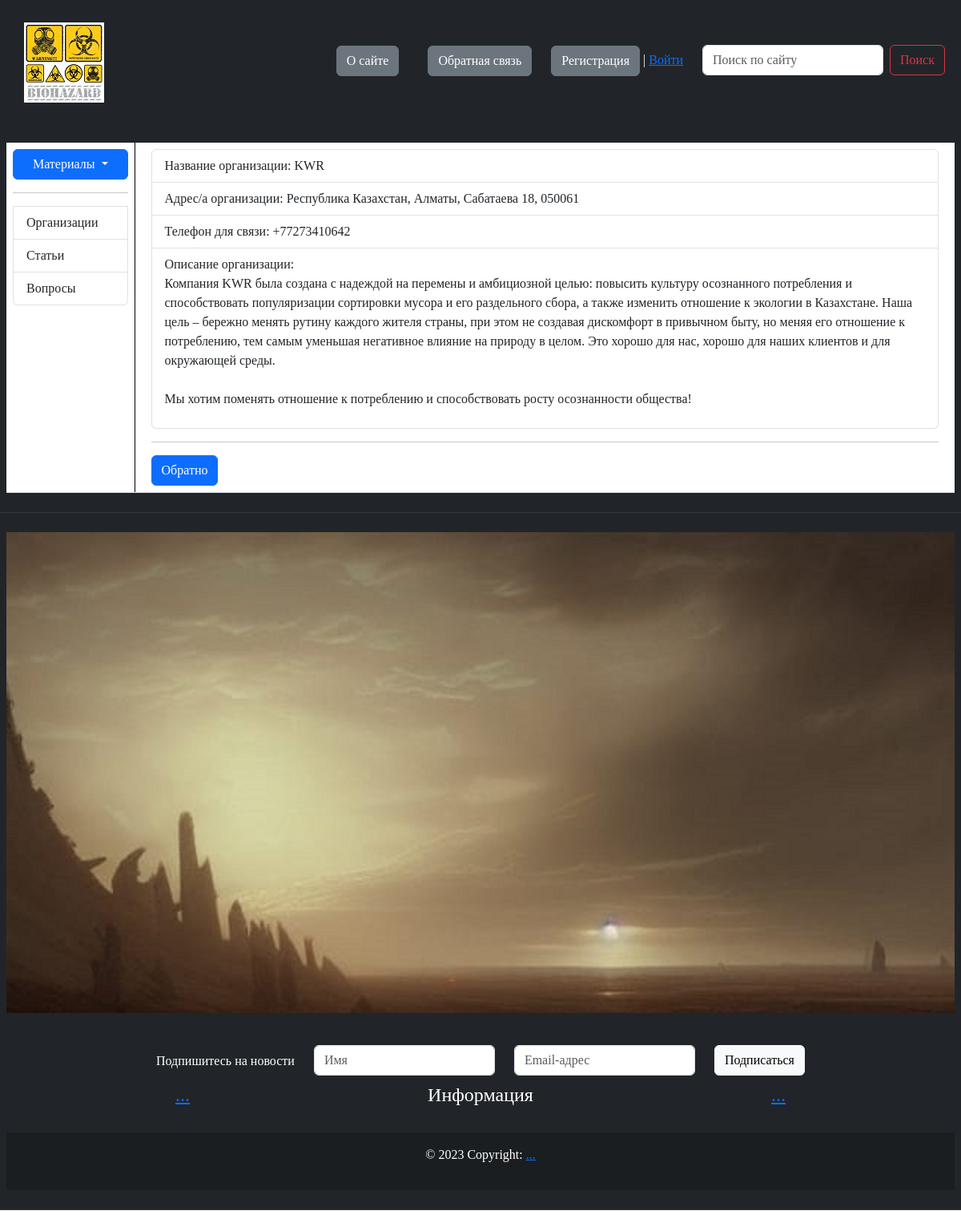
The app's page /show_organization/kwr/ with its own data.
### trash_app/models.py (models this page shows, shortened)
class Organizations(models.Model):
    material = models.ManyToManyField(
        TrashMaterial,
        related_name="material_in_organization",
        verbose_name="Материалы",
    )
    organization_name = models.CharField(
        max_length=100, verbose_name="Название организации"
    )
    organization_description = HTMLField()
    slug = models.SlugField(
        max_length=100, unique=True, db_index=True, verbose_name="URL"
    )
    address = models.CharField(max_length=150, verbose_name="Адрес организации")
    telephone_number_validator = RegexValidator(
        regex=r"^\+?1?\d{9,15}$",
        message="Телефонный номер должен быть введён в формате: '+999999999'. Допускается до 15 цифр.",
    )
    telephone_number = models.CharField(
        validators=[telephone_number_validator],
        max_length=16,
        unique=True,
        verbose_name="Телефонный номер",
    )
    web_address = models.URLField("Адрес сайта", blank=True)
    views = models.ManyToManyField(
        "map_app.ClientsIpAddresses",
        related_name="question_views",
        blank=True,
        verbose_name="Ip-адреса просмотревших",
    )
    active = models.BooleanField(
        default=False, verbose_name="Статус организации (активна или нет)"
    )
    class Meta:
        verbose_name = "Организация"
        verbose_name_plural = "Организации"
        ordering = ["id"]

### trash_app/views.py (the view)
def organization_showing(request, organization_slug):
    template = "trash_app/show_organization.html"
    organization = Organizations.objects.get(slug=organization_slug)
    context = {
        "menu": ContextDataMenu,
        "title": organization.organization_name,
        "organization": organization,
    }
    ip = get_client_ip(request)
    if ClientsIpAddresses.objects.filter(ip=ip).exists():
        print("ip already present")
        organization.views.add(ClientsIpAddresses.objects.get(ip=ip))
    else:
        ClientsIpAddresses.objects.create(ip=ip)
        organization.views.add(ClientsIpAddresses.objects.get(ip=ip))
    return render(request, template, context=context)

### map_app/views.py (called while the page is built)
def get_client_ip(request):
    x_forwarded_for = request.META.get("HTTP_X_FORWARDED_FOR")
    if x_forwarded_for:
        ip = x_forwarded_for.split(",")[0]
    else:
        ip = request.META.get("REMOTE_ADDR")
    return ip

### trash_app/templates/trash_app/show_organization.html
{% extends 'trash_app/base.html' %}
{% block content %}
<ul class="list-group">
    <li class="list-group-item">Название организации: {{organization.organization_name}}</li>
    <li class="list-group-item">Адрес/а организации: {{organization.address}}</li>
    <li class="list-group-item">Телефон для связи: {{organization.telephone_number}}</li>
    {% autoescape off %}
    <li class="list-group-item">Описание организации:{{organization.organization_description}}</li>
    {% endautoescape %}
</ul>
<hr>
<div class="left-button">
    <a class="btn btn-primary" href="{% url 'show_organizations' %}" role="button">Обратно</a>
</div>
{% endblock %}

### records on screen
Organizations: organization_name "KWR", address "Республика Казахстан, Алматы, Сабатаева 18, 050061", telephone_number "+77273410642", organization_description "Компания KWR была создана с надеждой на перемены и амбициозной целью: повысить культуру осознанного потребления и способствовать популяризации сортировки мусора и его раздельного сбора, а также изменить отношение к экологии в Казахстане. Наша цель – бережно менять рутину каждого жителя страны, при этом не создавая дискомфорт в привычном быту, но меняя его отношение к потреблению, тем самым уменьшая негативное влияние на природу в целом. Это хорошо для нас, хорошо для наших клиентов и для окружающей среды. Мы хотим поменять отношение к потреблению и способствовать росту осознанности общества!"

### other values on screen
{{ element.title }} "О сайте" "Обратная связь"
{{ element.title }} "Организации" "Статьи" "Вопросы"
